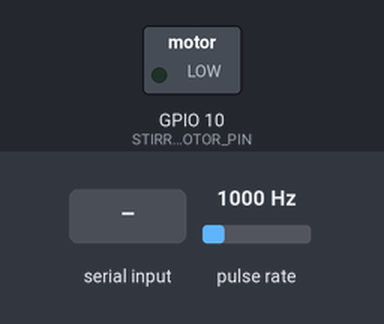
The sketch below on a simulated ESP32-S3. On the bench: switched loads named in the sketch (green lamp = pin HIGH). Wiring (inferred from the names in the program): pulse sensor: data GPIO 2. The inputs (shaded band) are chosen by the test bench; at power-on: pulse rate 1000 Hz. What the sketch prints to the serial monitor is not drawn.

Above: at 2.2 s.
2.3 s: "A" received over Serial
At 2.8 s:
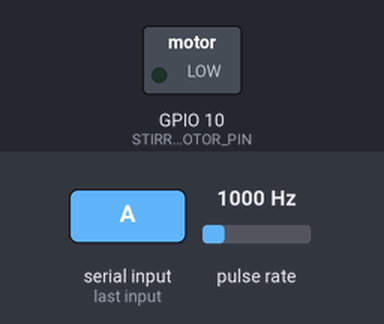
3.8 s: "B" received over Serial
At 34.9 s:
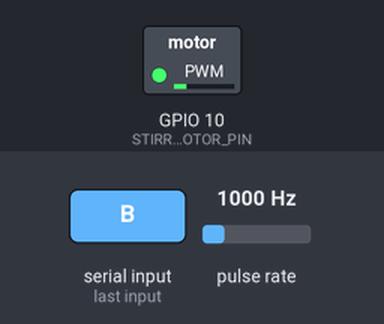
Timing chart, 0 to 50.3 s (numbered marks = the images above; inputs shaded):
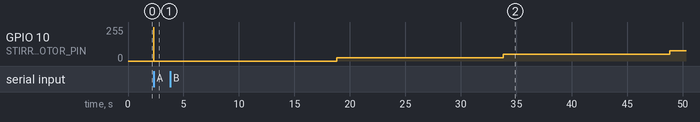

The sketch:

stirring_test.ino
```cpp
/*
 * Stirring Motor Test Suite
 *
 * This sketch performs two critical tests for the bioreactor stirring system:
 *
 * TEST 1: Speed Tracking Performance
 * - Runs for ~3 minutes with multiple setpoint changes
 * - Tests bang-bang controller's ability to maintain speed
 * - Demonstrates oscillation patterns and settling behavior
 * - Setpoint sequence: 500 → 550 → 600 → 650 → 700 → 750 → 800 → 850 → 900 → 950 → 1000 RPM
 * - Each setpoint held for 15 seconds
 * - Data logged every 100ms
 *
 * TEST 2: PWM-RPM Calibration Curve
 * - Sweeps PWM duty cycle from 0% to 100% in 10% increments
 * - Measures steady-state RPM at each PWM level
 * - Characterizes motor transfer function
 * - Each PWM level held for 15 seconds (10s settle + 5s measure)
 *
 * HARDWARE SETUP:
 * - Hall sensor on GPIO2 (interrupt-based pulse counting)
 * - Motor control on GPIO10 (10-bit PWM: 0-1023)
 * - 70 pulses per revolution (standard motor encoder)
 *
 * OUTPUT FORMAT:
 * - CSV data to Serial (115200 baud)
 * - Columns: Time(ms), TestMode, TargetRPM, MeasuredRPM, PWM, Error
 * - Compatible with Excel, MATLAB, Python pandas for plotting
 *
 * USAGE:
 * 1. Upload sketch to ESP32 DevKit
 * 2. Open Serial Monitor (115200 baud)
 * 3. Press 'A' to run Test 1 (Speed Tracking)
 * 4. Press 'B' to run Test 2 (PWM Calibration)
 * 5. Copy CSV output to file for analysis
 */

#include <Arduino.h>
#include "stirring.h"  // Bang-Bang Controller

// Hall sensor variables
volatile unsigned long pulseCount = 0;
const float PULSES_PER_REV = 70.0;      // 70 pulses per revolution
const float SAMPLING_PERIOD_MS = 10.0;  // 10ms sampling period

// Pin definitions (matching esp32_devkit)
#define STIRRING_SENSOR_PIN 2   // Hall sensor input (interrupt capable)
#define STIRRING_MOTOR_PIN 10   // Motor PWM output

// PWM configuration
#define PWM_FREQ 5000        // 5 kHz PWM frequency
#define PWM_RESOLUTION 10    // 10-bit resolution (0-1023)

// Test state machine
enum TestMode {
  IDLE,
  TEST1_SPEED_TRACKING,
  TEST2_PWM_CALIBRATION
};

TestMode currentTest = IDLE;

// Test 1 variables (Speed Tracking)
const int TEST1_SETPOINTS[] = {500, 550, 600, 650, 700, 750, 800, 850, 900, 950, 1000};
const int TEST1_NUM_SETPOINTS = sizeof(TEST1_SETPOINTS) / sizeof(TEST1_SETPOINTS[0]);
const unsigned long TEST1_SETPOINT_DURATION_MS = 15000;  // 15 seconds per setpoint
int test1_currentSetpointIndex = 0;
unsigned long test1_setpointStartTime = 0;
unsigned long test1_startTime = 0;

// Test 2 variables (PWM Calibration)
const int TEST2_PWM_LEVELS[] = {0, 102, 205, 307, 410, 512, 614, 717, 819, 921, 1023};  // 0% to 100% in 10% steps
const int TEST2_NUM_LEVELS = sizeof(TEST2_PWM_LEVELS) / sizeof(TEST2_PWM_LEVELS[0]);
const unsigned long TEST2_SETTLE_TIME_MS = 10000;  // 10 seconds to reach steady state
const unsigned long TEST2_MEASURE_TIME_MS = 5000;  // 5 seconds to measure average RPM
int test2_currentLevelIndex = 0;
unsigned long test2_levelStartTime = 0;
unsigned long test2_startTime = 0;
float test2_rpmAccumulator = 0.0;
int test2_rpmSampleCount = 0;

// Control loop timing
unsigned long currtime = 0;
unsigned long prevtime = 0;
unsigned long nextControlTime = 0;
float deltaT = 0.01;
float freq = 0.0;
float freqtoRPM = 0.0;
float measspeed = 0.0;
int Vmotor = 0;

// Data logging
unsigned long lastLogTime = 0;
const unsigned long LOG_INTERVAL_MS = 100;  // Log every 100ms

//=========================================================================
// Interrupt routine for hall sensor
//=========================================================================
void IRAM_ATTR freqcount() {
  pulseCount++;
}

//=========================================================================
// Setup
//=========================================================================
void setup() {
  Serial.begin(115200);
  delay(1000);

  Serial.println("\n========================================");
  Serial.println("  STIRRING MOTOR TEST SUITE");
  Serial.println("========================================");
  Serial.println("Hardware: ESP32 DevKit");
  Serial.println("Motor: DC with encoder (70 pulses/rev)");
  Serial.println("Controller: Bang-Bang with hysteresis");
  Serial.println("========================================\n");

  // Configure PWM for motor control (10-bit resolution)
  ledcAttach(STIRRING_MOTOR_PIN, PWM_FREQ, PWM_RESOLUTION);
  ledcWrite(STIRRING_MOTOR_PIN, 0);  // Start with motor OFF
  Serial.print("✓ Motor PWM configured: GPIO");
  Serial.print(STIRRING_MOTOR_PIN);
  Serial.println(" (10-bit: 0-1023)");

  // Initialize hall sensor with interrupt
  pinMode(STIRRING_SENSOR_PIN, INPUT_PULLUP);
  attachInterrupt(digitalPinToInterrupt(STIRRING_SENSOR_PIN), freqcount, RISING);
  Serial.print("✓ Hall sensor configured: GPIO");
  Serial.println(STIRRING_SENSOR_PIN);

  // Calculate conversion factor
  freqtoRPM = 60.0 / PULSES_PER_REV;

  // Initialize Bang-Bang controller
  initController();
  setTargetSpeed(500.0);  // Default target
  Serial.println("✓ Bang-Bang controller initialized");

  // Initialize timing
  currtime = micros();
  prevtime = currtime;
  nextControlTime = currtime + 10000;  // 10ms control cycle
  lastLogTime = millis();

  Serial.println("\n========================================");
  Serial.println("AVAILABLE TESTS:");
  Serial.println("========================================");
  Serial.println("A - Test 1: Speed Tracking Performance");
  Serial.println("    Duration: 5 minutes (300 seconds)");
  Serial.println("    Setpoints: 500→1000 RPM in 50 RPM steps");
  Serial.println("    Output: Time, Target, Measured, PWM, Error");
  Serial.println("");
  Serial.println("B - Test 2: PWM-RPM Calibration Curve");
  Serial.println("    Duration: ~3 minutes (165 seconds)");
  Serial.println("    PWM Sweep: 0% → 100% in 10% steps");
  Serial.println("    Output: PWM, Steady-State RPM");
  Serial.println("");
  Serial.println("Press 'A' or 'B' to start a test...");
  Serial.println("========================================\n");
}

//=========================================================================
// Main Loop
//=========================================================================
void loop() {
  // Check for user input to start tests
  if (Serial.available() > 0) {
    char cmd = Serial.read();
    if (cmd == 'A' || cmd == 'a') {
      startTest1();
    } else if (cmd == 'B' || cmd == 'b') {
      startTest2();
    }
  }

  // Control loop timing (10ms cycle)
  currtime = micros();
  deltaT = (currtime - prevtime) * 1e-6;

  if (currtime >= nextControlTime) {
    prevtime = currtime;
    nextControlTime = nextControlTime + 10000;  // 10ms

    // Calculate RPM from hall sensor pulses
    unsigned long currentPulseCount = pulseCount;
    pulseCount = 0;  // Reset counter
    float samplingPeriod = SAMPLING_PERIOD_MS / 1000.0;
    freq = (float)currentPulseCount / samplingPeriod;
    measspeed = freq * freqtoRPM;

    // Run test state machine
    switch (currentTest) {
      case TEST1_SPEED_TRACKING:
        runTest1();
        break;

      case TEST2_PWM_CALIBRATION:
        runTest2();
        break;

      case IDLE:
      default:
        // Do nothing when idle
        break;
    }
  }
}

//=========================================================================
// Test 1: Speed Tracking Performance
//=========================================================================
void startTest1() {
  Serial.println("\n========================================");
  Serial.println("STARTING TEST 1: Speed Tracking");
  Serial.println("========================================");
  Serial.println("Duration: ~3 minutes (165 seconds)");
  Serial.println("Setpoint changes every 15 seconds");
  Serial.println("Data logged every 100ms");
  Serial.println("CSV Format: Time_ms,TestMode,Target_RPM,Measured_RPM,PWM,Error_RPM");
  Serial.println("========================================\n");

  // Print CSV header
  Serial.println("Time_ms,TestMode,Target_RPM,Measured_RPM,PWM,Error_RPM");

  currentTest = TEST1_SPEED_TRACKING;
  test1_currentSetpointIndex = 0;
  test1_startTime = millis();
  test1_setpointStartTime = millis();
  setTargetSpeed(TEST1_SETPOINTS[0]);
  lastLogTime = millis();
}

void runTest1() {
  unsigned long currentTime = millis();
  unsigned long elapsedTime = currentTime - test1_startTime;

  // Check if we need to change setpoint
  if (currentTime - test1_setpointStartTime >= TEST1_SETPOINT_DURATION_MS) {
    test1_currentSetpointIndex++;

    if (test1_currentSetpointIndex >= TEST1_NUM_SETPOINTS) {
      // Test complete
      Serial.println("\n========================================");
      Serial.println("TEST 1 COMPLETE");
      Serial.println("========================================");
      Serial.print("Total duration: ");
      Serial.print(elapsedTime / 1000.0, 1);
      Serial.println(" seconds");
      Serial.println("Data collection finished.");
      Serial.println("Copy CSV data above for plotting.");
      Serial.println("========================================\n");

      // Stop motor and return to idle
      ledcWrite(STIRRING_MOTOR_PIN, 0);
      currentTest = IDLE;
      return;
    }

    // Update to next setpoint
    setTargetSpeed(TEST1_SETPOINTS[test1_currentSetpointIndex]);
    test1_setpointStartTime = currentTime;
  }

  // Run bang-bang controller
  Vmotor = calculateMotorVoltage(getTargetSpeed(), measspeed, deltaT);
  ledcWrite(STIRRING_MOTOR_PIN, Vmotor);

  // Log data at specified interval
  if (currentTime - lastLogTime >= LOG_INTERVAL_MS) {
    float error = getTargetSpeed() - measspeed;

    // CSV output: Time, TestMode, Target, Measured, PWM, Error
    Serial.print(elapsedTime);
    Serial.print(",TEST1,");
    Serial.print(getTargetSpeed(), 1);
    Serial.print(",");
    Serial.print(measspeed, 1);
    Serial.print(",");
    Serial.print(Vmotor);
    Serial.print(",");
    Serial.println(error, 1);

    lastLogTime = currentTime;
  }
}

//=========================================================================
// Test 2: PWM-RPM Calibration Curve
//=========================================================================
void startTest2() {
  Serial.println("\n========================================");
  Serial.println("STARTING TEST 2: PWM-RPM Calibration");
  Serial.println("========================================");
  Serial.println("Duration: ~3 minutes (165 seconds)");
  Serial.println("PWM sweep: 0% → 100% in 10% steps");
  Serial.println("15s per level (10s settle + 5s measure)");
  Serial.println("CSV Format: PWM_Value,PWM_Percent,Avg_RPM,StdDev_RPM");
  Serial.println("========================================\n");

  // Print CSV header
  Serial.println("PWM_Value,PWM_Percent,Avg_RPM,StdDev_RPM");

  currentTest = TEST2_PWM_CALIBRATION;
  test2_currentLevelIndex = 0;
  test2_startTime = millis();
  test2_levelStartTime = millis();
  test2_rpmAccumulator = 0.0;
  test2_rpmSampleCount = 0;
  lastLogTime = millis();

  // Set first PWM level
  ledcWrite(STIRRING_MOTOR_PIN, TEST2_PWM_LEVELS[0]);

  Serial.print("Testing PWM level ");
  Serial.print(test2_currentLevelIndex + 1);
  Serial.print("/");
  Serial.print(TEST2_NUM_LEVELS);
  Serial.print(" (");
  Serial.print((TEST2_PWM_LEVELS[test2_currentLevelIndex] * 100) / 1023.0, 1);
  Serial.println("%)...");
}

void runTest2() {
  unsigned long currentTime = millis();
  unsigned long levelElapsedTime = currentTime - test2_levelStartTime;
  unsigned long totalElapsedTime = currentTime - test2_startTime;

  // After settle time, start accumulating RPM measurements
  if (levelElapsedTime >= TEST2_SETTLE_TIME_MS &&
      levelElapsedTime < (TEST2_SETTLE_TIME_MS + TEST2_MEASURE_TIME_MS)) {

    // Accumulate RPM samples during measurement window
    if (currentTime - lastLogTime >= LOG_INTERVAL_MS) {
      test2_rpmAccumulator += measspeed;
      test2_rpmSampleCount++;
      lastLogTime = currentTime;
    }
  }

  // Check if measurement period is complete
  if (levelElapsedTime >= (TEST2_SETTLE_TIME_MS + TEST2_MEASURE_TIME_MS)) {
    // Calculate average RPM
    float avgRPM = 0.0;
    if (test2_rpmSampleCount > 0) {
      avgRPM = test2_rpmAccumulator / test2_rpmSampleCount;
    }

    // Output calibration data point
    int pwmValue = TEST2_PWM_LEVELS[test2_currentLevelIndex];
    float pwmPercent = (pwmValue * 100.0) / 1023.0;

    Serial.print(pwmValue);
    Serial.print(",");
    Serial.print(pwmPercent, 1);
    Serial.print(",");
    Serial.print(avgRPM, 1);
    Serial.print(",");
    Serial.println("0.0");  // StdDev placeholder (can be calculated if needed)

    // Move to next PWM level
    test2_currentLevelIndex++;

    if (test2_currentLevelIndex >= TEST2_NUM_LEVELS) {
      // Test complete
      Serial.println("\n========================================");
      Serial.println("TEST 2 COMPLETE");
      Serial.println("========================================");
      Serial.print("Total duration: ");
      Serial.print(totalElapsedTime / 1000.0, 1);
      Serial.println(" seconds");
      Serial.println("Calibration data collection finished.");
      Serial.println("Copy CSV data above for plotting.");
      Serial.println("========================================\n");

      // Stop motor and return to idle
      ledcWrite(STIRRING_MOTOR_PIN, 0);
      currentTest = IDLE;
      return;
    }

    // Setup next PWM level
    test2_levelStartTime = currentTime;
    test2_rpmAccumulator = 0.0;
    test2_rpmSampleCount = 0;
    lastLogTime = currentTime;

    ledcWrite(STIRRING_MOTOR_PIN, TEST2_PWM_LEVELS[test2_currentLevelIndex]);

    Serial.print("Testing PWM level ");
    Serial.print(test2_currentLevelIndex + 1);
    Serial.print("/");
    Serial.print(TEST2_NUM_LEVELS);
    Serial.print(" (");
    Serial.print((TEST2_PWM_LEVELS[test2_currentLevelIndex] * 100) / 1023.0, 1);
    Serial.println("%)...");
  }
}
```

Source omitted: stirring.h (6029 bytes)

Measured:
- after the input at 2.3 s, GPIO 10 (STIRRING_MOTOR_PIN): 0/255 → 255/255 at once, → 0/255 0.01 s later
- after the input at 3.8 s, GPIO 10 (STIRRING_MOTOR_PIN): 0/255 → 25/255 after 15.0 s, → 51/255 15.0 s later, → 76/255 15.0 s later
